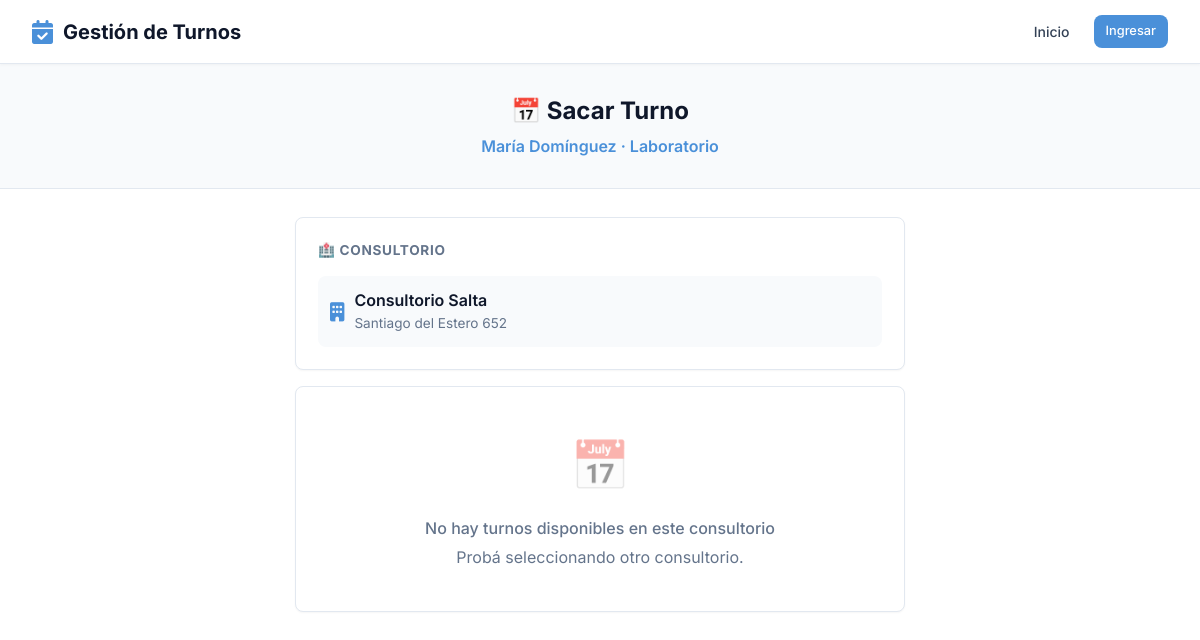
Screenshot of /salta/profesional/35/ with the database file from the repository.
### profesionales/models.py (models this page shows, shortened)
class Profesional(Persona):
    ESPECIALIDADES = [
        ('odontologia', 'Odontología'),
        ('kinesiologia', 'Kinesiología'),
        ('psicologia', 'Psicología'),
        ('nutricion', 'Nutrición'),
        ('cardiologia', 'Cardiología'),
        ('medicina_general', 'Medicina General'),
        ('dermatologia', 'Dermatología'),
        ('estetica', 'Estética'),
        ('pediatria', 'Pediatría'),
        ('traumatologia', 'Traumatología'),
        ('veterinaria', 'Veterinaria'),
        ('fonoaudiologia', 'Fonoaudiologia'),
        ('laboratorio', 'Laboratorio'),
        ('otro', 'Otro'),
    ]
    usuario = models.OneToOneField(
        'usuarios.Usuario',
        on_delete=models.CASCADE,
        verbose_name='Usuario'
    )
    especialidad = models.CharField(
        max_length=50,
        choices=ESPECIALIDADES,
        verbose_name='Especialidad'
    )
    matricula = models.CharField(
        max_length=50,
        blank=True,
        verbose_name='Matrícula Profesional'
    )
    color_calendario = models.CharField(
        max_length=7,
        default='#4A90D9',
        verbose_name='Color en Calendario'
    )
    acepta_obra_social = models.BooleanField(
        default=False,
        verbose_name='Acepta Obra Social'
    )
    descripcion = models.TextField(
        blank=True,
        verbose_name='Descripción Profesional'
    )
    foto = models.ImageField(
    upload_to='profesionales/',
    blank=True,
    null=True,
    verbose_name='Foto de Perfil'
    )
    establecimientos = models.ManyToManyField(
    'establecimientos.Establecimiento',
    blank=True,
    related_name='profesionales',
    verbose_name='Consultorios donde atiende'
    )
    frase_destacada = models.CharField(max_length=200, blank=True, verbose_name='Frase destacada')
    precio_particular = models.DecimalField(max_digits=10, decimal_places=2, null=True, blank=True, verbose_name='Precio consulta particular')
    obras_sociales_texto = models.TextField(blank=True, verbose_name='Obras sociales (texto libre)')
    servicios_texto = models.TextField(blank=True, verbose_name='Servicios / Especializaciones')
    servicios_destacados = models.TextField(blank=True, verbose_name='Servicios destacados')
    especializaciones = models.TextField(blank=True, verbose_name='Especializaciones')
    atiende_por_orden = models.BooleanField(
    default=False,
    verbose_name='Atiende por orden de llegada'
)
    obras_sociales = models.ManyToManyField(
        'obras_sociales.ObraSocial',
        blank=True,
        related_name='profesionales',
        verbose_name='Obras Sociales'
    )
    planes = models.ManyToManyField(
        'obras_sociales.Plan',
        blank=True,
        verbose_name='Planes'
    )
    class Meta:
        verbose_name = 'Profesional'
        verbose_name_plural = 'Profesionales'
        ordering = ['apellido', 'nombre']

### establecimientos/models.py (models this page shows, shortened)
class Establecimiento(ModeloBase):
    nombre = models.CharField(max_length=200, verbose_name='Nombre')
    direccion = models.CharField(max_length=200, verbose_name='Dirección')
    telefono = models.CharField(max_length=20, verbose_name='Teléfono')
    email = models.EmailField(verbose_name='Email')
    cuit = models.CharField(max_length=13, verbose_name='CUIT')
    logo = models.ImageField(upload_to='logos/', blank=True, verbose_name='Logo')
    class Meta:
        verbose_name = 'Establecimiento'
        verbose_name_plural = 'Establecimientos'

### core_app/views_cliente.py (the view, shortened to what this page needs)
def sacar_turno(request, cliente_slug, profesional_id):
    cliente = get_object_or_404(ClienteSaaS, slug=cliente_slug, activo=True)
    profesional = get_object_or_404(Profesional, id=profesional_id, activo=True)
    hoy = date.today()
    if cliente.tipo == 'consultorio':
        consultorios_disponibles = profesional.establecimientos.filter(id=cliente.establecimiento.id)
    else:
        consultorios_disponibles = profesional.establecimientos.all()
    if profesional.obras_sociales.exists():
        obras_sociales = profesional.obras_sociales.filter(activo=True).prefetch_related('planes')
    else:
        obras_sociales = ObraSocial.objects.filter(activo=True).prefetch_related('planes')
    return render(request, 'core_app/publico/sacar_turno.html', {
        'cliente': cliente,
        'profesional': profesional,
        'consultorios': consultorios_disponibles,
        'obras_sociales': obras_sociales,
    })

### core_app/models.py (called while the page is built)
    @property
    def nombre_completo(self):
        return f"{self.nombre} {self.apellido}"

### core_app/templates/core_app/publico/sacar_turno.html (shortened to what this page needs)
{% extends 'core_app/base.html' %}
{% load static %}
{% block extra_css %}
    <link rel="stylesheet" href="{% static 'css/pages/sacar_turno.css' %}">
{% endblock %}
{% block content %}
<div class="sacar-turno-page">
    <div class="page-top">
        <h1>📅 Sacar Turno</h1>
        <p class="profesional-nombre">{{ profesional.nombre_completo }} · {{ profesional.get_especialidad_display }}</p>
    </div>
    <div class="container-custom">
        <form method="post" id="form-turno">
            {% if consultorios.count > 1 %}
            <div class="sacar-turno-card">
                <h3>🏥 1° Elegí el consultorio</h3>
                <select id="establecimiento-select" class="select-field">
                    <option value="">Seleccioná un consultorio...</option>
                    {% for est in consultorios %}
                    <option value="{{ est.id }}">{{ est.nombre }} - {{ est.direccion }}</option>
                    {% endfor %}
                </select>
                <div id="consultorio-info" style="display: none;" class="consultorio-confirmado">
                    <i class="fas fa-check-circle"></i>
                    <span id="consultorio-info-texto"></span>
                </div>
                <input type="hidden" name="establecimiento" id="establecimiento-hidden">
            </div>
            {% elif consultorios.count == 1 %}
                <div class="sacar-turno-card">
                    <h3>🏥 Consultorio</h3>
                    <div class="consultorio-unico">
                        <i class="fas fa-building"></i>
                        <div>
                            <div class="nombre">{{ consultorios.first.nombre }}</div>
                            <div class="direccion">{{ consultorios.first.direccion }}</div>
                        </div>
                    </div>
                </div>
            {% endif %}
            <div class="sacar-turno-card sin-turnos" id="sin-turnos" style="display: none;">
                <div style="font-size: 3rem; margin-bottom: 12px; opacity: 0.4;">📅</div>
                <p style="font-weight: 500; margin-bottom: 4px;">No hay turnos disponibles en este consultorio</p>
                <p>Probá seleccionando otro consultorio.</p>
            </div>
        </form>
    </div>
</div>
{% endblock %}

### static/css/core/base.css (style rules this page uses)
:root { --primary: #2563eb; --primary-dark: #1d4ed8; --primary-light: #dbeafe; --success: #059669; --success-light: #d1fae5; --warning: #d97706; --warning-light: #fef3c7; --danger: #dc2626; --danger-light: #fee2e2; --info: #0891b2; --info-light: #cffafe; --white: #ffffff; --gray-50: #f9fafb; --gray-100: #f3f4f6; --gray-200: #e5e7eb; --gray-300: #d1d5db; --gray-400: #9ca3af; --gray-500: #6b7280; --gray-600: #4b5563; --gray-700: #374151; --gray-800: #1f2937; --gray-900: #111827; --text-main: #1f2937; --text-secondary: #4b5563; --text-muted: #9ca3af; --bg-body: #ffffff; --bg-card: #ffffff; --bg-alt: #f8fafc; --border-color: #e5e7eb; --shadow-sm: 0 1px 2px 0 rgba(0, 0, 0, 0.05); --shadow: 0 1px 3px 0 rgba(0, 0, 0, 0.1), 0 1px 2px -1px rgba(0, 0, 0, 0.1); --shadow-md: 0 4px 6px -1px rgba(0, 0, 0, 0.1), 0 2px 4px -2px rgba(0, 0, 0, 0.1); --shadow-lg: 0 10px 15px -3px rgba(0, 0, 0, 0.1), 0 4px 6px -4px rgba(0, 0, 0, 0.1); --radius-sm: 6px; --radius: 8px; --radius-lg: 12px; --radius-xl: 16px; --radius-full: 9999px; --sacar-input-bg: #ffffff; --sacar-input-text: #1e293b; --sacar-input-border: #cbd5e1; --sacar-dia-bg: #ffffff; --sacar-dia-text: #1e293b; --sacar-dia-border: #e2e8f0; --sacar-dia-selected-bg: #eff6ff; --sacar-dia-selected-border: #3b82f6; --sacar-dia-selected-text: #1d4ed8; --sacar-consultorio-bg: #f0fdf4; --sacar-consultorio-text: #065f46; --sacar-consultorio-border: #bbf7d0; --diagnostic-bg: #f0fdf4; --diagnostic-text: #166534; --diagnostic-text-strong: #15803d; --medication-bg: #fef3c7; --medication-text: #78350f; --medication-text-strong: #92400e; --medication-text-muted: #92400e; --warning-bg: #fff3cd; --warning-border: #ffc107; --warning-text: #856404; }
* { margin: 0; padding: 0; box-sizing: border-box; }
body { font-family: 'Inter', -apple-system, BlinkMacSystemFont, 'Segoe UI', sans-serif; background-color: var(--bg-body); color: var(--text-main); line-height: 1.6; -webkit-font-smoothing: antialiased; }

### static/css/themes/default.css (style rules this page uses)
:root { --primary: var(--custom-primary, #2563eb); --primary-dark: var(--custom-primary-dark, #1d4ed8); --primary-light: #eff6ff; --success: #059669; --success-light: #ecfdf5; --warning: #d97706; --warning-light: #fffbeb; --danger: #dc2626; --danger-light: #fef2f2; --info: #0891b2; --info-light: #ecfeff; --text: var(--text-main); --bg-body: #ffffff; --bg-card: #ffffff; --bg-alt: #f8fafc; --text-main: #0f172a; --text-secondary: #334155; --text-muted: #64748b; --border-color: #e2e8f0; --navbar-bg: #ffffff; --navbar-border: #e2e8f0; --navbar-shadow: 0 1px 3px rgba(0,0,0,0.04); --navbar-brand-color: #0f172a; --navbar-link-color: #334155; --navbar-link-hover-bg: #eff6ff; --navbar-link-hover-color: var(--primary); --navbar-user-bg: #f8fafc; --navbar-user-color: #334155; --footer-bg: #0f172a; --footer-text: #94a3b8; --footer-border: rgba(255,255,255,0.1); --footer-heading-color: #ffffff; --footer-link-color: #93c5fd; --footer-link-hover-color: #bfdbfe; --whatsapp-bg: #25D366; --whatsapp-color: #ffffff; --hero-btn-bg: #ffffff; --hero-btn-color: #0f172a; --tag-bg: #d1fae5; --tag-color: #065f46; --tag-os-bg: #ede9fe; --tag-os-color: #5b21b6; --white: #ffffff; --gray-50: #f8fafc; --gray-100: #f1f5f9; --gray-200: #e2e8f0; --gray-300: #cbd5e1; --gray-400: #94a3b8; --gray-500: #64748b; --gray-600: #475569; --gray-700: #334155; --gray-800: #1e293b; --gray-900: #0f172a; --shadow-sm: 0 1px 2px rgba(0,0,0,0.04); --shadow: 0 1px 3px rgba(0,0,0,0.06); --shadow-md: 0 4px 6px rgba(0,0,0,0.06); --shadow-lg: 0 10px 15px rgba(0,0,0,0.08); }
:root { --primary: var(--custom-primary, #2563eb); --primary-dark: var(--custom-primary-dark, #1d4ed8); }

### static/css/core/layout.css (style rules this page uses)
.container-custom { width: 100%; max-width: 1140px; margin: 0 auto; padding: 0 20px; box-sizing: border-box; }

### rows the page displays
Profesional: nombre_completo "María Domínguez", especialidad "Laboratorio"
Establecimiento: first.nombre "Consultorio Salta", first.direccion "Santiago del Estero 652"
